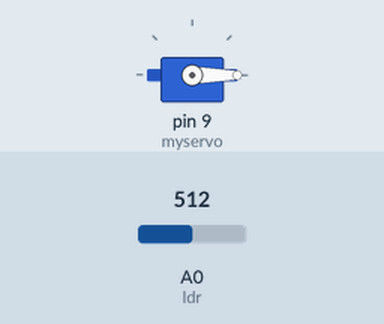
The sketch below on a simulated Arduino Uno, built with avr-gcc and run on an emulated ATmega328P. On the bench: servo. The inputs (shaded band) are chosen by the test bench; at power-on: A0 (ldr) = 512. What the sketch prints to the serial monitor is not drawn.

Above: at 2.2 s.
2.3 s: A0 (ldr) set to 418
At 3.3 s:
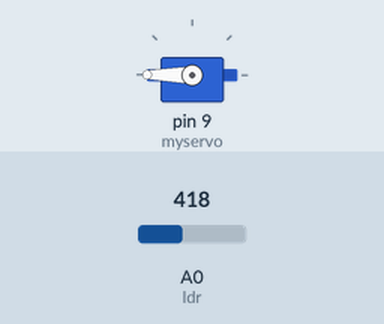
5.8 s: A0 (ldr) set to 382
At 7.16 s:
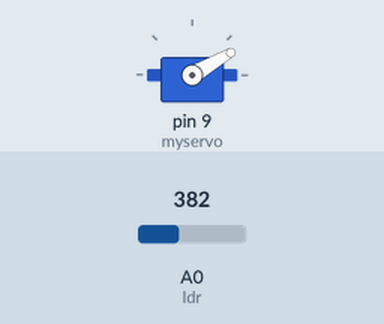
9.7 s: A0 (ldr) set to 410
14.6 s: A0 (ldr) set to 390
Timing chart, 0 to 19.1 s (numbered marks = the images above; inputs shaded):
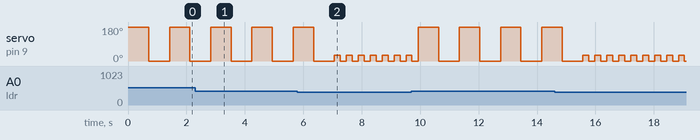

Measured:
- the behaviour switches between 400 and 399 on A0 (ldr) (found by bisection; images 1 and 2)
- by itself, servo on pin 9 (myservo): repeats every 1.4 s: 180° 0.70 s, 0° 0.71 s

The sketch:

servo-anh-sang.ino
```cpp
#include <Servo.h>

Servo myservo;

int ldr = A0;
int val;

void setup() {
  myservo.attach(9);
  myservo.write(0);
  Serial.begin(9600);
}

void loop() {
  val = analogRead(ldr);
  Serial.print("Ánh sáng: ");
  Serial.println(val);

  if (val < 400) {
    Serial.println("Trời sáng → quay servo 30 độ rồi về 0 độ");
    myservo.write(30);
    delay(200);
    myservo.write(0);
    delay(200);
  } else {
    Serial.println("Trời tối → quay servo 180 độ rồi về 0 độ");
    myservo.write(180);
    delay(700);
    myservo.write(0);
    delay(700);
  }
}

/*
Cách lắp:
- Cảm biến ánh sáng LDR:
    + Một chân nối A0
    + Chân còn lại nối 5V và GND
- Servo:
    + Tín hiệu -> D9
    + VCC -> 5V
    + GND -> GND
*/
```
